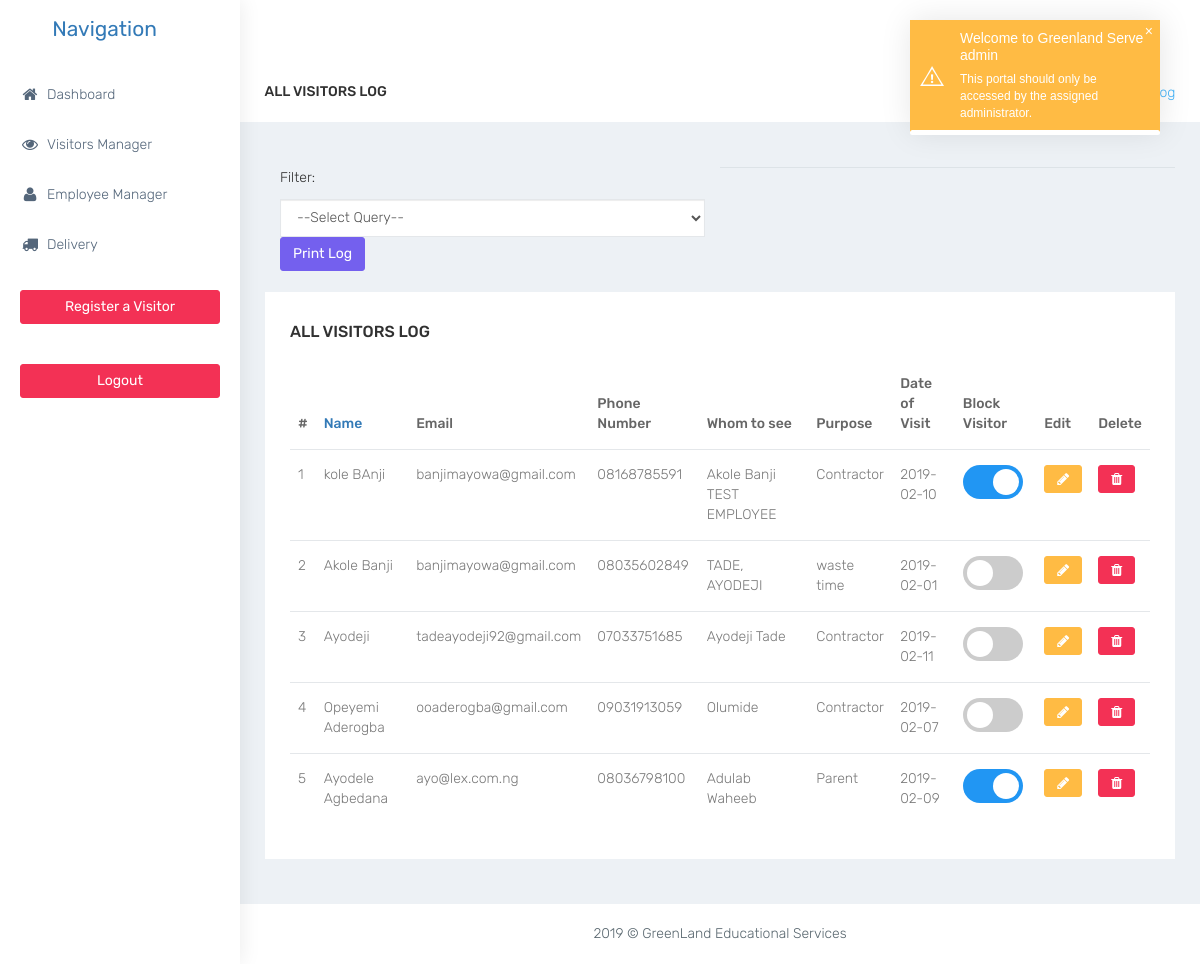
The app's page /admin/Visitors-log.php (signed in) with its own data.
### tables this page shows
CREATE TABLE `visitors` (
  `id` int(10) UNSIGNED NOT NULL,
  `name` varchar(225) DEFAULT NULL,
  `email` varchar(225) DEFAULT NULL,
  `company` varchar(225) DEFAULT NULL,
  `phone` varchar(225) DEFAULT NULL,
  `address` varchar(225) DEFAULT NULL,
  `purpose` text,
  `whom` varchar(225) DEFAULT NULL,
  `image` text,
  `status` varchar(225) DEFAULT NULL,
  `last_login` time DEFAULT NULL,
  `last_logout` time DEFAULT NULL,
  `last_login_date` date DEFAULT NULL,
  `last_logout_date` date DEFAULT NULL,
  `type` int(11) NOT NULL,
  `suspend_status` int(11) DEFAULT NULL
);

### admin/includes/function.php (called while the page is built, shortened)
<?php
function getAllData($dbconn,$table){
  $result = [];
  $stmt = $dbconn->prepare("SELECT * FROM $table");
  $stmt->execute();
  while($row = $stmt->fetch(PDO::FETCH_BOTH)){
    $result[] = $row;
  }
  return $result;
}

### admin/Visitors-log.php (the view, shortened to what this page needs)
<?php
include 'includes/db.php';
include 'includes/function.php';
include ("includes/header.php");
if(isset($_GET['today'])){
 $visitor =   getAllDataToday($conn,'visitors');
}else{
    $visitor = getAllData($conn,'visitors');
}
$dev = [];
for($var=1;  $var <= count($visitor); $var++  ){
 $dev[$var] = $var;
}
$deb['num'] = $dev;
$newArray = array();
$i=1;
foreach($visitor as $value){
  $newArray[$i] = $value;
  $newArray[$i]['sn'] = $deb["num"][$i];
  $i++;
}
$visitor = $newArray;
?>
        <div id="page-wrapper">
            <div class="container-fluid">
                <div class="row bg-title">
                    <div class="col-lg-3 col-md-4 col-sm-4 col-xs-12">
                        <h4 class="page-title">All Visitors Log</h4> </div>
                    <div class="col-lg-9 col-sm-8 col-md-8 col-xs-12">
                        <ol class="breadcrumb">
                            <li><a href="#">Dashboard</a></li>
                            <li class="active">All Visitors Log</li>
                        </ol>
                    </div>
                </div>
                <div class="row">
                    <div class="col-sm-12">
                         <div class="">
                           <div class="col-md-6">
                             <p>Filter:</p>
                             <select onchange="selectType(this.value)" class="form-control " name="print">
                               <option>--Select Query--</option>
                             </select>
                           </div>
<hr>
                           <form class="" action="index.html" method="post">
                             <div class="col-md-6" style="display:block; clear:both" id="handle">
<a class="btn btn-primary" onclick="pront()">Print Log</a>
                             </div>
                             <div class="clearfix">
                             </div>
                             <div class="col-md-3" style="display:block; clear:both" id="extra">
                             </div>
                             <div class="clearfix">
                             </div>
                           </form>
                         </div>
                         <br>
                        <div  class="white-box">
                            <h3 class="box-title">All Visitors Log</h3>
                            <div class="table-responsive">
                                <table class="table">
                                    <thead>
                                        <tr>
                                            <th>#</th>
                                            <th><a href="profile.php">Name</a></th>
                                            <th>Email</th>
                                            <th>Phone Number</th>
                                            <th>Whom to see</th>
                                            <th>Purpose</th>
                                            <th>Date of Visit</th>
                                            <th>Block Visitor</th>
                                            <th>Edit</th>
                                            <th>Delete</th>
                                        </tr>
                                    </thead>
                                    <tbody>
                                      <?php foreach ($visitor as $key => $value) {
                                       ?>
                                        <tr>
                                            <td><?php echo $value['sn'] ?></td></td>
                                            <td><?php echo $value['name'] ?></td>
                                            <td><?php echo $value['email'] ?></td>
                                            <td><?php echo $value['phone'] ?></td>
                                            <td><?php echo $value['whom'] ?></td>
                                            <td><?php echo $value['purpose'] ?></td>
                                            <td><?php echo $value['last_login_date'] ?></td>
                                            <td><label class="switch">
                                                  <span class="slider round"></span>
                                                </label>
                                            </td>
                                            <?php $urii = explode("/", $_SERVER['REQUEST_URI']);
                                              $retUrl = end($urii); ?>
                                            <td> <a href="profile.php?tdata=visitors&vdata=<?php echo $value['id'] ?>&ret=<?php echo $retUrl; ?>">  <i class="btn btn-warning fa fa-pencil" aria-hidden="true"></i></a></td>
                                          <td><a href="delete.php?tdata=visitors&vdata=<?php echo $value['id'] ?>&ret=<?php echo $retUrl ?>"><i class="btn btn-danger fa fa-trash" aria-hidden="true"></i></a></td>
                                               </tr>
                                      <?php } ?>
                                    </tbody>
                                </table>
                            </div>
                        </div>
                    </div>
                </div>
            </div>
<?php
include ("includes/footer.php");
?>

### admin/styles/css/colors/default.css (style rules this page uses)
body { background: #fff; }
.bg-title .breadcrumb .active { color: #41b3f9; }

### admin/includes/header.php (style rules this page uses)
.switch { position: relative; display: inline-block; width: 60px; height: 34px; }
.slider { position: absolute; cursor: pointer; top: 0; left: 0; right: 0; bottom: 0; background-color: #ccc; -webkit-transition: .4s; transition: .4s; }
.slider:before { position: absolute; content: ""; height: 26px; width: 26px; left: 4px; bottom: 4px; background-color: white; -webkit-transition: .4s; transition: .4s; }
input:checked + .slider { background-color: #2196F3; }
input:checked + .slider:before { -webkit-transform: translateX(26px); -ms-transform: translateX(26px); transform: translateX(26px); }
.slider.round { border-radius: 34px; }
.slider.round:before { border-radius: 50%; }

### records on screen
visitors: sn "1", name "kole BAnji", email "banjimayowa@gmail.com", phone "08168785591", whom "Akole Banji TEST EMPLOYEE", purpose "Contractor", last_login_date "2019-02-10"
visitors: sn "2", name "Akole Banji", email "banjimayowa@gmail.com", phone "08035602849", whom "TADE, AYODEJI", purpose "waste time", last_login_date "2019-02-01"
visitors: sn "3", name "Ayodeji", email "tadeayodeji92@gmail.com", phone "07033751685", whom "Ayodeji Tade", purpose "Contractor", last_login_date "2019-02-11"
visitors: sn "4", name "Opeyemi Aderogba", email "ooaderogba@gmail.com", phone "09031913059", whom "Olumide", purpose "Contractor", last_login_date "2019-02-07"
visitors: sn "5", name "Ayodele Agbedana", email "ayo@lex.com.ng", phone "08036798100", whom "Adulab Waheeb", purpose "Parent", last_login_date "2019-02-09"
